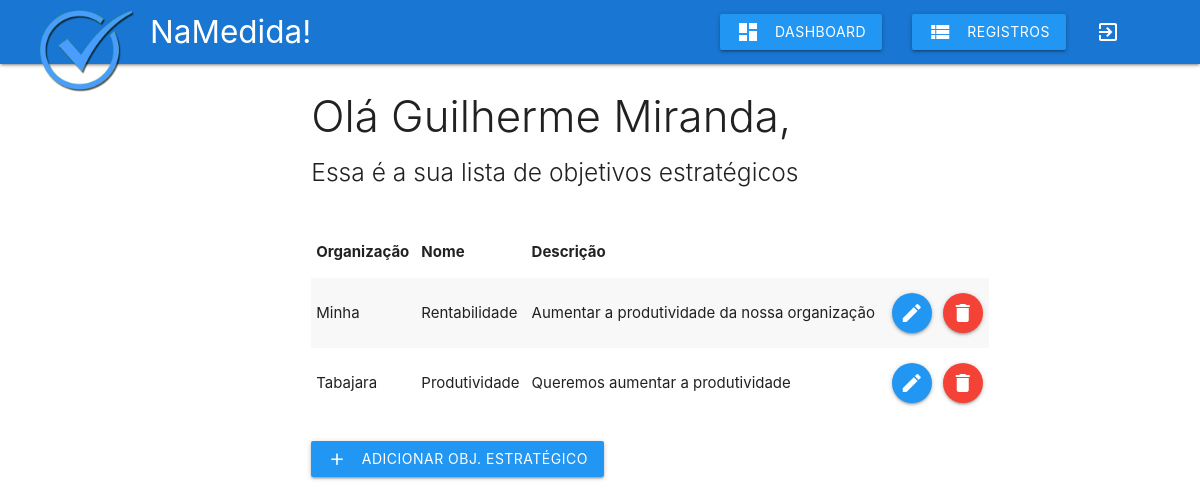
Page /php/objestrategico.php (signed in) on the earlier database version.
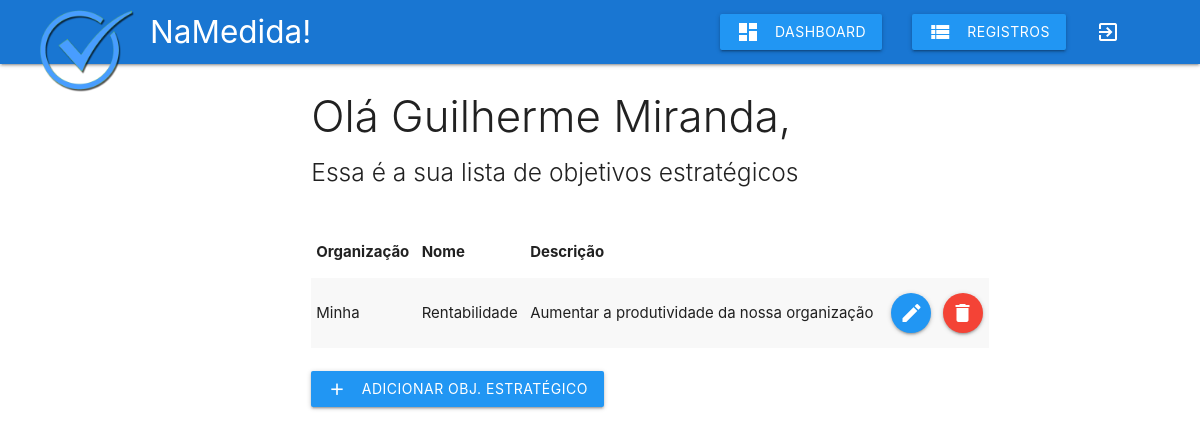
Same page on the later database version.
### tables this page shows
CREATE TABLE `objestrategico` (
  `idObjEstrategico` int(11) NOT NULL,
  `nome` varchar(45) DEFAULT NULL,
  `idOrganizacao` int(11) DEFAULT NULL,
  `descricao` varchar(255) DEFAULT NULL
);

CREATE TABLE `organizacao` (
  `idOrganizacao` int(11) NOT NULL,
  `idUsuario` int(11) DEFAULT NULL,
  `nome` varchar(45) DEFAULT NULL,
  `descricao` varchar(255) DEFAULT NULL
);

### php/includes/dados-usuario.php (called while the page is built, shortened)
<?php
$id = $_SESSION['idUsuario'];
$sql = "SELECT * FROM usuario WHERE idUsuario = '$id'";
$resultado = mysqli_query($connect, $sql);
$dados = mysqli_fetch_array($resultado);
$ids_organizacao = array();

### php/includes/cabecalhos.php (called while the page is built, shortened)
<?php
$objestrategico[] = 'Organização';
$objestrategico[] = 'Nome';
$objestrategico[] = 'Descrição';

### php/objestrategico.php (the view, shortened to what this page needs)
<?php
include_once 'db_connect.php';
include_once 'includes/header.php';
include_once 'includes/dados-usuario.php';
include_once 'includes/cabecalhos.php';
include_once 'includes/navbar.php';
?>
<div class="row">
	<div class="col s12 m7 push-m3">
		<h3 class="light"> Olá <?php echo $dados['nome']; ?>,</h3>
		<h5 class="light">Essa é a sua lista de objetivos estratégicos</h5>
		<table class="striped responsive-table">
			<thead>
				<tr>
				<?php
					foreach ($objestrategico as $key) {
						echo "<th>$key</th>";
					}
				?>
				</tr>
			</thead>
			<tbody>
				<?php
					$sql = "SELECT * FROM objestrategico WHERE ";
					for ($i=0; $i < count($ids_organizacao); $i++) {
						if ($i == 0):
							$sql = $sql."idOrganizacao = '$ids_organizacao[$i]'";
						else:
							$sql = $sql." or idOrganizacao = '$ids_organizacao[$i]'";
						endif;
					}
					$resultado = mysqli_query($connect, $sql);
					while ($objestrategico_dados = mysqli_fetch_array($resultado)):
				?>
				<tr>
					<td><?php
						$id = $objestrategico_dados['idOrganizacao'];
						$sql = "SELECT nome FROM organizacao WHERE idOrganizacao = '$id'";
						$organizacao_nome = mysqli_query($connect, $sql);
						$organizacao_nome = mysqli_fetch_array($organizacao_nome);
						echo $organizacao_nome['nome'];
					?></td>
					<td><?php echo $objestrategico_dados['nome']; ?></td>
					<td><?php echo $objestrategico_dados['descricao']; ?></td>
					<td><a href="editar-objestrategico.php?idObjEstrategico=<?php echo $objestrategico_dados['idObjEstrategico']; ?>" class="btn-floating blue"><i class="material-icons">edit</i></a></td>
					<td><a href="#modal<?php echo $objestrategico_dados['idObjEstrategico']; ?>" class="btn-floating red modal-trigger"><i class="material-icons">delete</i></a></td>
				</tr>
				<?php endwhile; ?>
			</tbody>
		</table>
		<br>
		<a class='btn waves-effect waves-light blue' href='adicionar-objestrategico.php'>adicionar obj. estratégico<i class="material-icons left">add</i></a>
	</div>
</div>
<?php
include_once 'includes/footer.php';
?>

Differences in the rows shown:
no longer on this page (row edited): objestrategico: idOrganizacao.nome "Tabajara", nome "Produtividade", descricao "Queremos aumentar a produtividade"
